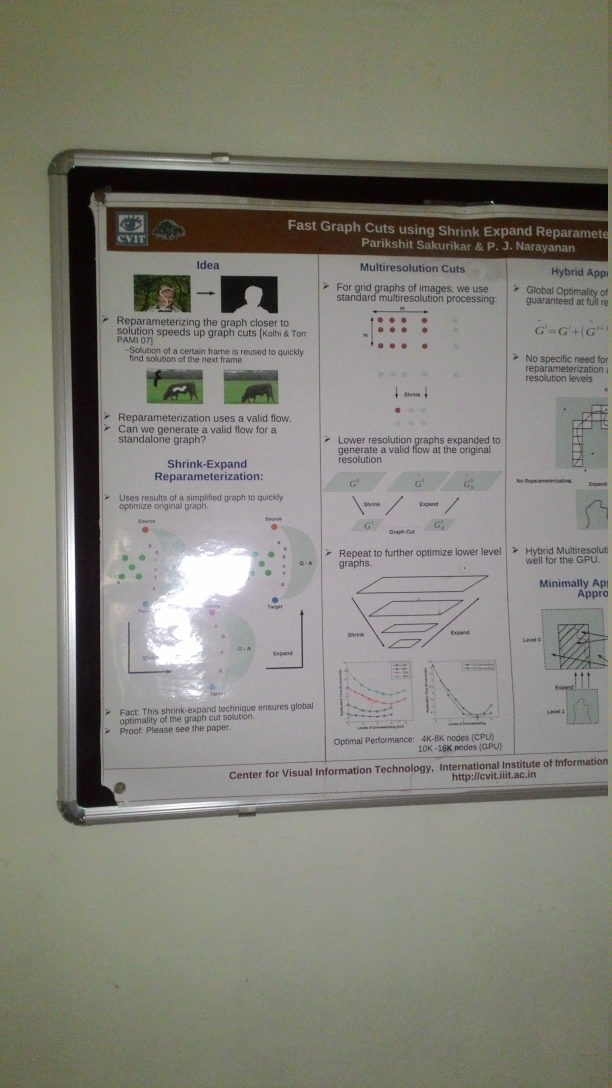
%> input picture assignments/Homography/planar1.jpg, 1836 x 3264 px (shown at 1/3 size)
$ octave --eval "planarStitch;"   (GNU Octave 9; MATLAB toolbox functions it lacks are replaced by stand-ins)
%> lines starting %> are read from the running program, lines starting %| are printed output that depends on the picture
### assignments/Homography/sift.m
function [im1Pts, im2Pts, Ia, Ib] = sift(Ia, Ib)

%     Ia = imresize(imread('lap1.jpg'), 0.5);
%     Ib = imresize(imread('lap2.jpg'),0.5);

      if(size(Ia, 1) > 1000 || size(Ia, 2) > 1000)
          Ia = imresize(Ia, 0.5);
      end

      if(size(Ib, 1) > 1000 || size(Ib, 2) > 1000)
          Ib = imresize(Ib, 0.5);
      end

      im1Pts = zeros(0, 3);
      img2Pts = zeros(0,3);
       peak_thresh = 0.05;
      edge_thresh = 6.5;
      %while(size(im1Pts,1) < 4 && size(img2Pts,1) < 4)
%             peak_thresh = max(0, peak_thresh - 1);
%             edge_thresh = max(10, edge_thresh - 1);
           [fa,da] = vl_sift(im2single(rgb2gray(Ia)));%, 'PeakThresh', peak_thresh, 'edgethresh', edge_thresh) ;
           [fb,db] = vl_sift(im2single(rgb2gray(Ib)));%, 'PeakThresh', peak_thresh, 'edgethresh', edge_thresh) ;
      %end

size(fa)
size(fb)
      [matches, scores] = vl_ubcmatch(da,db) ;

    [drop, perm] = sort(scores, 'ascend') ;
    matches = matches(:, perm) ;
    scores  = scores(perm) ;

    sz = min(100, length(scores));
    matches = matches(:,1:sz);
    scores = scores(1:sz);


%     figure ;
%     clf ;
%     imagesc(cat(2, Ia, Ib)) ;
%     axis image off ;
%     vl_demo_print('sift_match_1', 1) ;
%
%     figure(2) ; clf ;
%     imagesc(cat(2, Ia, Ib)) ;
%
    im1Pts = fa(1:2,matches(1,:));
    im2Pts = fb(1:2,matches(2,:));

% [41 lines of commented-out code are left out]
end

### assignments/Homography/planarStitch.m
function planarStitch()
    close all;
    clear all;
    I1 = imread('planar1.jpg');
    I2 = imread('planar2.jpg');
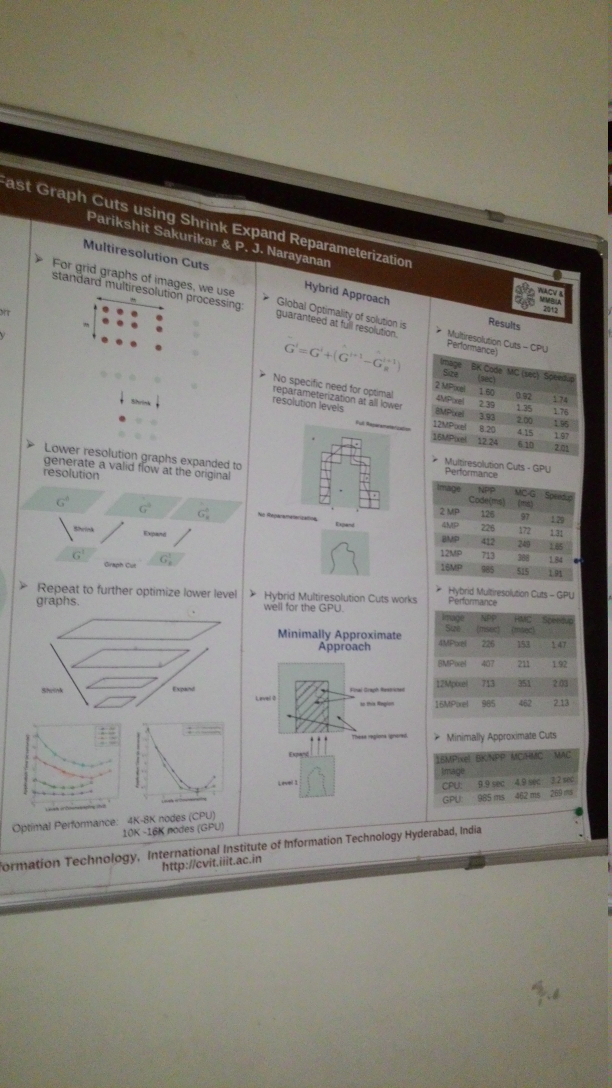
%> input picture assignments/Homography/planar2.jpg, 1836 x 3264 px (shown at 1/3 size)
    I3 = imread('planar3.jpg');
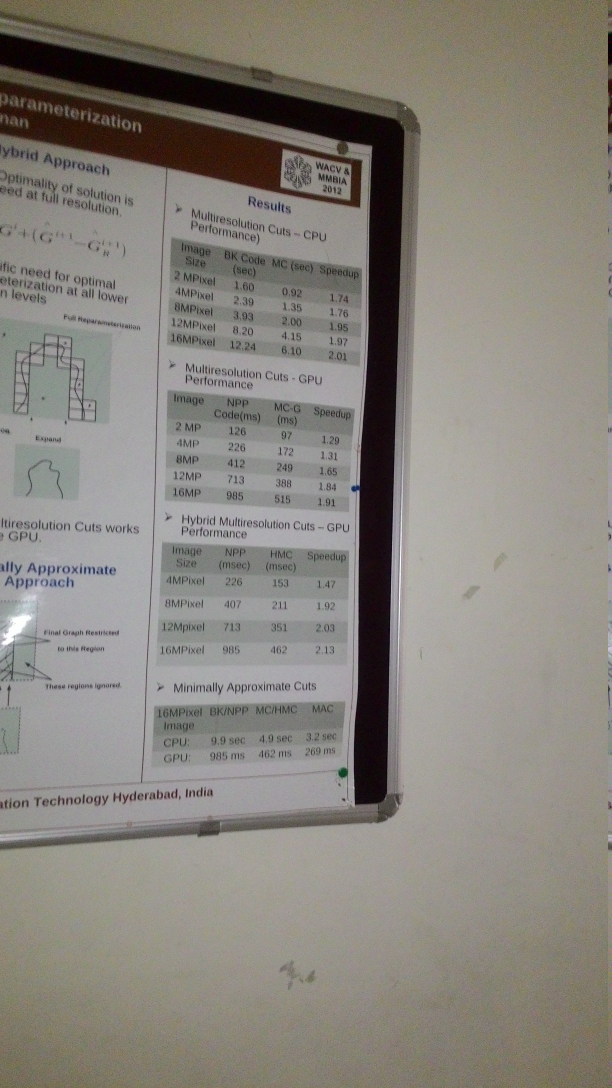
%> input picture assignments/Homography/planar3.jpg, 1836 x 3264 px (shown at 1/3 size)
%> the run ends on the next line

    %% stitch image 1 and 2
    [im1Pts, im2Pts, I1, I2] = sift(I1, I2);

    im1Pts = [im1Pts; ones(1, size(im1Pts,2))]';
    im2Pts = [im2Pts; ones(1, size(im2Pts,2))]';
    [p, K, R, C, imgEstimated] = ransac(im2Pts, im1Pts, I2, I1);

    p = p/p(3,3);
    p = p';
    [im1t1, im2t1] = transform(p, I1, I2);
    ims=max(im1t1,im2t1);
    figure;
    imshow(ims);

%% stitch image 2 and 3

    [im1Pts, im2Pts, I2, I3] = sift(I2, I3);

    im1Pts = [im1Pts; ones(1, size(im1Pts,2))]';
    im2Pts = [im2Pts; ones(1, size(im2Pts,2))]';
    [p, K, R, C, imgEstimated] = ransac(im2Pts, im1Pts, I3, I2);
    p = p/p(3,3);
    p = p';
    [im1t1, im2t1] = transform(p, I2, I3);

    im2t2 = imresize(im2t2, [size(im1t2,1), size(im1t2,2)]);
    ims3=max(im1t1,im2t1);
    figure;
    imshow(ims3);

%% stitch the stitched images
    [im1Pts, im2Pts, ims, ims3] = sift(ims, ims3);

    im1Pts = [im1Pts; ones(1, size(im1Pts,2))]';
    im2Pts = [im2Pts; ones(1, size(im2Pts,2))]';
    [p, K, R, C, imgEstimated] = ransac(im2Pts, im1Pts, ims3, ims);
    p = p/p(3,3);
      p = p';
    [im1t, im2t] = transform(p, ims, ims3);
    figure;
    imshow(im1t);
    figure;
    imshow(im2t);
    ims4=max(im1t,im2t);
    figure;
    imshow(ims4);
end

function [im1t, im2t] = transform(p, im1, im2)
     H=maketform('projective',p);

    [im2t,xRangeim2,yRangeim2]=imtransform(im1,H);

    xRangeF = [min(1,xRangeim2(1)) max(size(im2,2),xRangeim2(2))];
    yRangeF = [min(1,yRangeim2(1)) max(size(im2,1),yRangeim2(2))];
    im2t=imtransform(im1,H,'XData',xRangeF,'YData',yRangeF);
    im2T = maketform('affine',eye(3));
    im1t=imtransform(im2,im2T,'XData',xRangeF,'YData',yRangeF);
end
